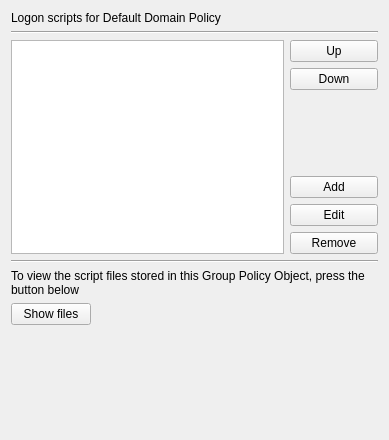
<?xml version="1.0" encoding="UTF-8"?>
<ui version="4.0">
 <class>ScriptsWidget</class>
 <widget class="QWidget" name="ScriptsWidget">
  <property name="geometry">
   <rect>
    <x>0</x>
    <y>0</y>
    <width>389</width>
    <height>440</height>
   </rect>
  </property>
  <property name="windowTitle">
   <string>Form</string>
  </property>
  <layout class="QGridLayout" name="gridLayout">
   <item row="0" column="0" colspan="2">
    <widget class="QLabel" name="logonLabel">
     <property name="text">
      <string>Logon scripts for Default Domain Policy</string>
     </property>
     <property name="buddy">
      <cstring>tableView</cstring>
     </property>
    </widget>
   </item>
   <item row="1" column="0" colspan="2">
    <widget class="Line" name="line">
     <property name="orientation">
      <enum>Qt::Horizontal</enum>
     </property>
    </widget>
   </item>
   <item row="2" column="0" rowspan="6">
    <widget class="QTableView" name="tableView"/>
   </item>
   <item row="2" column="1">
    <widget class="QPushButton" name="upPushButton">
     <property name="text">
      <string>Up</string>
     </property>
    </widget>
   </item>
   <item row="3" column="1">
    <widget class="QPushButton" name="downPushButton">
     <property name="text">
      <string>Down</string>
     </property>
    </widget>
   </item>
   <item row="4" column="1">
    <spacer name="verticalSpacer_2">
     <property name="orientation">
      <enum>Qt::Vertical</enum>
     </property>
     <property name="sizeHint" stdset="0">
      <size>
       <width>88</width>
       <height>8</height>
      </size>
     </property>
    </spacer>
   </item>
   <item row="5" column="1">
    <widget class="QPushButton" name="addPushButton">
     <property name="text">
      <string>Add</string>
     </property>
    </widget>
   </item>
   <item row="6" column="1">
    <widget class="QPushButton" name="editPushButton">
     <property name="text">
      <string>Edit</string>
     </property>
    </widget>
   </item>
   <item row="7" column="1">
    <widget class="QPushButton" name="removePushButton">
     <property name="text">
      <string>Remove</string>
     </property>
    </widget>
   </item>
   <item row="8" column="0" colspan="2">
    <widget class="Line" name="line_2">
     <property name="orientation">
      <enum>Qt::Horizontal</enum>
     </property>
    </widget>
   </item>
   <item row="9" column="0" colspan="2">
    <widget class="QLabel" name="viewLabel">
     <property name="text">
      <string>To view the script files stored in this Group Policy Object, press the button below</string>
     </property>
     <property name="wordWrap">
      <bool>true</bool>
     </property>
     <property name="buddy">
      <cstring>showPushButton</cstring>
     </property>
    </widget>
   </item>
   <item row="10" column="0">
    <widget class="QPushButton" name="showPushButton">
     <property name="sizePolicy">
      <sizepolicy hsizetype="Fixed" vsizetype="Fixed">
       <horstretch>0</horstretch>
       <verstretch>0</verstretch>
      </sizepolicy>
     </property>
     <property name="text">
      <string>Show files</string>
     </property>
    </widget>
   </item>
   <item row="11" column="0" colspan="2">
    <spacer name="verticalSpacer">
     <property name="orientation">
      <enum>Qt::Vertical</enum>
     </property>
     <property name="sizeType">
      <enum>QSizePolicy::MinimumExpanding</enum>
     </property>
     <property name="sizeHint" stdset="0">
      <size>
       <width>20</width>
       <height>104</height>
      </size>
     </property>
    </spacer>
   </item>
  </layout>
 </widget>
 <resources/>
 <connections/>
</ui>
